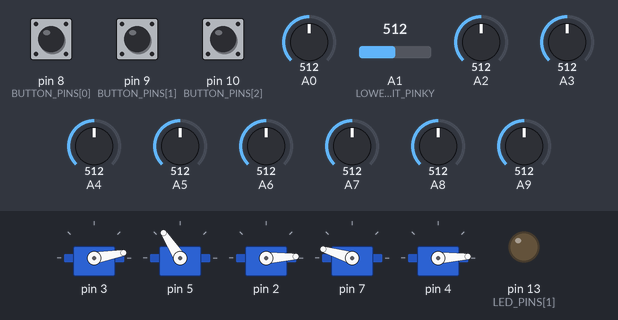
A sketch run on a simulated Teensy 4. Parts: 5 × servo, output pins drawn as LEDs (lit = HIGH). The inputs (shaded band) are chosen by the test bench; at power-on: pin 10 (BUTTON_PINS[2]) LOW, pin 8 (BUTTON_PINS[0]) LOW, pin 9 (BUTTON_PINS[1]) LOW, A0 = 512, A1 (LOWER_LIMIT_PINKY) = 512, A2 = 512, A3 = 512, A4 = 512, A5 = 512, A6 = 512, A7 = 512, A8 = 512, A9 = 512 (analog values on the 0–1023 scale). What the sketch prints to the serial monitor is not drawn.

Above: at 16.3 s.
16.4 s: pin 10 (BUTTON_PINS[2]) pulled HIGH for 1 s
At 18.6 s:
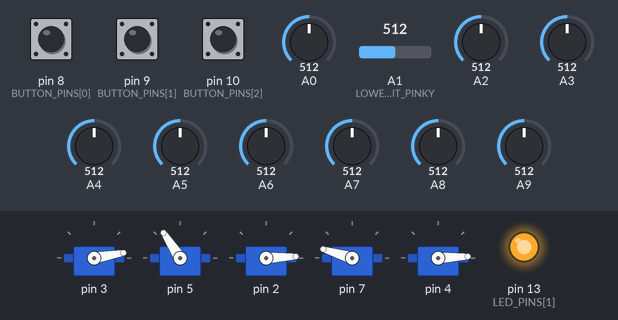
18.9 s: pin 10 (BUTTON_PINS[2]) pulled HIGH for 0.15 s
At 20.4 s:
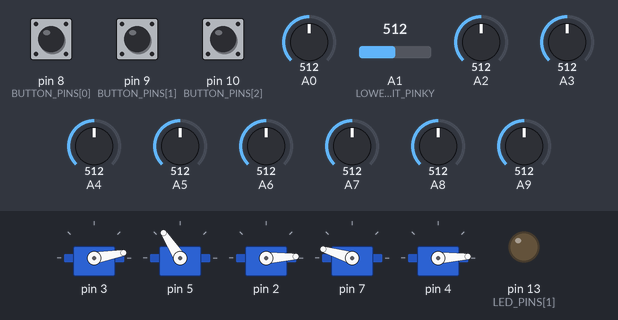
Timing chart, 0 to 21.9 s (numbered marks = the images above; inputs shaded):
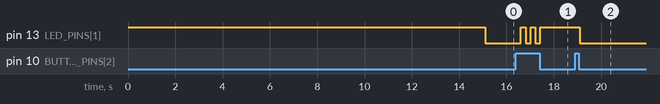

Measured:
- after the input at 16.4 s, pin 13 (LED_PINS[1]): alternates HIGH for 0.21 s and LOW for 0.21 s, 5 changes in all, then stays HIGH, starting after 0.20 s
- after the input at 18.9 s, pin 13 (LED_PINS[1]): HIGH → LOW after 0.20 s

The sketch:

lab4.ino
```cpp
//lab4.ino
#include <Arduino.h>
#include "../src/finger.h"
// Teensy 4.0 is the microcontroller

#define VCC           3.3   // 3.3V Logic
#define ADC_BITS      12
#define NUM_BUTTONS   3
#define NUM_LEDS      2

// Servo Calibration
#define SERVO_DEFAULT 90    // in degrees
#define NUM_FINGERS   5
#define MAX_CURRENT_PER_SERVO   2500  // 2.5 A to mA
#define MAX_CURRENT_TOTAL       12000 // 12 A to mA
#define INCREMENT     2

#define UPPER_LIMIT   190
#define LOWER_LIMIT   5

#define UPPER_LIMIT_PINKY 250
#define LOWER_LIMIT_PINKY 15
#define UPPER_LIMIT_RING 190
#define LOWER_LIMIT_RING 5
#define UPPER_LIMIT_MIDDLE 190
#define LOWER_LIMIT_MIDDLE 5
#define UPPER_LIMIT_THUMB 250
#define LOWER_LIMIT_THUMB 5
#define UPPER_LIMIT_INDEX 250
#define LOWER_LIMIT_INDEX 5

// reusable finger variables
float fsr_voltage;  // fsr voltage value
float current;      // current sensor value
int counter;

// pin numbers
int BUTTON_PINS [NUM_BUTTONS] = {8,9,10}; // max, min, start
int LED_PINS [NUM_LEDS] = {12,13};

// angle, pulse
int SERVO_MIN [2] = {0, 500};
int SERVO_MAX [2] = {270, 2500};

#define PINKY 0
#define RING 1
#define MIDDLE 2
#define INDEX 3
#define THUMB 4

// Add these constants at the top with other defines
#define MOTION_STEPS 50    // Number of steps for smooth motion
#define STEP_DELAY 20     // Delay between steps in milliseconds

// System state variables
enum SystemMode {
  ACTIVE_ASSIST,
  RELAX,
  FAULT
};

SystemMode currentMode = ACTIVE_ASSIST;
float holdCurrent = 1.5;  // Initial hold current in Amperes
float neutralFSR[NUM_FINGERS];  // Neutral FSR values for each finger
unsigned long lastFaultTime = 0;
const unsigned long FAULT_TIMEOUT = 150;  // ms

// Control parameters
const float K_FSR = 2000.0;  // deg/s/V
const float K_I = 100.0;    // deg/s/A
const float FSR_DEADBAND = 0.2;  // V, FSR above this value is considered user intention to open/extend finger


// finger list
Finger FINGERS[NUM_FINGERS] = {
  // servoPin, fsrPin, currentPin, VCC, num ADC bits,
  // servo min angle, servo max angle, servo min pulse, servo max pulse, invert
  Finger(3, 14, 17, VCC, ADC_BITS, SERVO_MIN[0], SERVO_MAX[0],
    SERVO_MIN[1], SERVO_MAX[1], LOWER_LIMIT_PINKY, UPPER_LIMIT_PINKY, false), // pinky
  Finger(5, 16, 21, VCC, ADC_BITS, SERVO_MIN[0], SERVO_MAX[0],
    SERVO_MIN[1], SERVO_MAX[1], LOWER_LIMIT_RING, UPPER_LIMIT_RING, true), // ring
  Finger(2, 18, 15, VCC, ADC_BITS, SERVO_MIN[0], SERVO_MAX[0],
    SERVO_MIN[1], SERVO_MAX[1], LOWER_LIMIT_MIDDLE, UPPER_LIMIT_MIDDLE, false), // middle
  Finger(7, 20, 23, VCC, ADC_BITS, SERVO_MIN[0], SERVO_MAX[0],
    SERVO_MIN[1], SERVO_MAX[1], LOWER_LIMIT_INDEX, UPPER_LIMIT_INDEX, true), // index
  Finger(4, 22, 19, VCC, ADC_BITS, SERVO_MIN[0], SERVO_MAX[0],
    SERVO_MIN[1], SERVO_MAX[1], LOWER_LIMIT_THUMB, UPPER_LIMIT_THUMB, false)  // thumb
};

void calibrateNeutralFSR() {
  Serial.println("Calibrating neutral FSR values...");
  for (int i = 0; i < NUM_FINGERS; i++) {
    float sum = 0;
    for (int j = 0; j < 200; j++) {  // 2 seconds at 100Hz
      sum += FINGERS[i].getFSRVoltage();
      delay(10);
    }
    neutralFSR[i] = sum / 200;
    Serial.print("Finger ");
    Serial.print(i);
    Serial.print(" neutral FSR: ");
    Serial.println(neutralFSR[i]);
  }
}

void updateSystemMode() {
  // Check for relax button press
  if (digitalRead(BUTTON_PINS[2])) {  // RELAX button
    if (currentMode == ACTIVE_ASSIST) {
      currentMode = RELAX;
    } else {
      currentMode = ACTIVE_ASSIST;
    }
    delay(200);  // Debounce
  }

  // Update LED based on mode
  digitalWrite(LED_PINS[1], (currentMode != ACTIVE_ASSIST));
}

void updateHoldCurrent() {
  if (digitalRead(BUTTON_PINS[0])) {  // GRIP -
    holdCurrent = max(0.3, holdCurrent - 0.1);
    delay(200);  // Debounce
  }
  if (digitalRead(BUTTON_PINS[1])) {  // GRIP +
    holdCurrent = min(1.5, holdCurrent + 0.1);
    delay(200);  // Debounce
  }
}

float velocity[NUM_FINGERS] = {0};

void controlFinger(int fingerIndex) {
  if (currentMode == FAULT) {
    FINGERS[fingerIndex].release();
    return;
  }
  if (currentMode == RELAX) {
    FINGERS[fingerIndex].setAngle(FINGERS[fingerIndex].lowerLimit);
    return;
  }

  // Get sensor readings
  float fsrVoltage = FINGERS[fingerIndex].getFSRVoltage();
  float current = FINGERS[fingerIndex].getCurrentValue();
  float currentAngle = FINGERS[fingerIndex].getAngle();

  // Check for overcurrent fault
  if (current > MAX_CURRENT_PER_SERVO) {
    if (millis() - lastFaultTime > FAULT_TIMEOUT) {
      currentMode = FAULT;
      return;
    }
  } else {
    lastFaultTime = millis();
  }

  // Calculate FSR-based velocity
  float deltaFSR = fsrVoltage - neutralFSR[fingerIndex];

  // User intention to open/extend finger (is fighting the servo tendon pull)
  if (deltaFSR > FSR_DEADBAND) {
    velocity[fingerIndex] = -K_FSR * (deltaFSR - FSR_DEADBAND); // negative velocity to extend finger
  }
  // User intention to flex finger (is not fighting the servo tendon pull)
  else if (deltaFSR < FSR_DEADBAND) {
    velocity[fingerIndex] = K_FSR * (FSR_DEADBAND - fsrVoltage); // positive velocity to flex finger
  }

  // Current-based override
  if (current > holdCurrent) {
    velocity[fingerIndex] = -K_I * (current - holdCurrent);
  }

  // Update position
  float newAngle = currentAngle + (velocity[fingerIndex] * 0.01);  // 10ms period
  FINGERS[fingerIndex].setAngle(newAngle);
}

/* ------------------------------------------------------------------------
 * Pretty printer for the THOR-glove debug table
 * --------------------------------------------------------------------- */
constexpr uint8_t CELL_W = 10;           // characters between the “|” pipes

/* helper: print one cell and right-pad it to CELL_W */
void printCell(const char *txt)
{
  Serial.print("| ");
  size_t len = strlen(txt);
  Serial.print(txt);
  /* pad on the right so that “| txt…… ” is CELL_W long           */
  for (size_t i = len + 1; i < CELL_W; ++i) Serial.print(' ');
}

/* helper: print the +----------+ separator row */
void printRow(char fill)
{
  for (uint8_t c = 0; c <= NUM_FINGERS; ++c) {   // 5 fingers + “Value” col
    Serial.print('+');
    for (uint8_t i = 0; i < CELL_W; ++i) Serial.print(fill);
  }
  Serial.println('+');
}

/* ------------------------------ call this inside loop() -------------- */
void printDebug()
{
  /* clear terminal & move cursor to top-left */
  Serial.print("\x1B[2J");   // ESC[2J  → clear entire screen
  Serial.print("\x1B[H");    // ESC[H   → cursor to home (row 1, col 1)

  /* header ------------------------------------------------------------ */
  Serial.println(F("\n=== THOR Glove Status ==="));
  Serial.print  (F("Mode: "));
  switch (currentMode) {
    case ACTIVE_ASSIST: Serial.print(F("ACTIVE")); break;
    case RELAX:         Serial.print(F("RELAX"));  break;
    case FAULT:         Serial.print(F("FAULT"));  break;
  }
  Serial.print  (F(" | Hold Current: "));
  Serial.print  (holdCurrent, 2);
  Serial.println(F(" A"));

  /* top border + title row ------------------------------------------- */
  printRow('-');
  printCell("Value");   printCell("Pinky"); printCell("Ring");
  printCell("Middle");  printCell("Index"); printCell("Thumb");
  Serial.println('|');
  printRow('-');

  /* FSR row ----------------------------------------------------------- */
  char buf[12];
  float totalFSR = 0;
  printCell("FSR[V]");
  for (int i = 0; i < NUM_FINGERS; ++i) {
    totalFSR += FINGERS[i].getFSRVoltage();
    snprintf(buf, sizeof(buf), "%6.3fV", FINGERS[i].getFSRVoltage());
    printCell(buf);
  }
  Serial.println('|');

  /* Current row ------------------------------------------------------- */
  float totalCur = 0;
  printCell("Curr[A]");
  for (int i = 0; i < NUM_FINGERS; ++i) {
    totalCur += FINGERS[i].getCurrentValue();
    snprintf(buf, sizeof(buf), "%6.2fA", FINGERS[i].getCurrentValue());
    printCell(buf);
  }
  Serial.println('|');

  /* Angle row --------------------------------------------------------- */
  float totalAng = 0;
  printCell("Angle°");
  for (int i = 0; i < NUM_FINGERS; ++i) {
    totalAng += FINGERS[i].getAngle();
    snprintf(buf, sizeof(buf), "%6.1fd", FINGERS[i].getAngle());
    printCell(buf);
  }
  Serial.println('|');

  /* velocity row --------------------------------------------------------- */
  printCell("Velocity");
  for (int i = 0; i < NUM_FINGERS; ++i) {
    snprintf(buf, sizeof(buf), "%6.1fd", velocity[i]);
    printCell(buf);
  }
  Serial.println('|');

  /* totals row -------------------------------------------------------- */
  printRow('=');
  printCell("Total");
  snprintf(buf, sizeof(buf), "%6.3fV", totalFSR);  printCell(buf);
  snprintf(buf, sizeof(buf), "%6.2fA", totalCur);  printCell(buf);
  snprintf(buf, sizeof(buf), "%6.1fd", totalAng);  printCell(buf);
  /* two blank cells so table width stays constant */
  printCell(""); printCell("");
  Serial.println('|');
  printRow('-');
}


/* ------------------------------------------------------------------------
 * Main
 * --------------------------------------------------------------------- */

void setup() {
  Serial.begin(9600);
  analogReadResolution(12);  // 12-bit ADC
  counter = 0;

  // setup button pins
  for (int i = 8; i <= 10; i++) { pinMode(i,INPUT_PULLDOWN); }

  // Initialize each finger
  for (int i = 0; i < NUM_FINGERS; i++) {
    FINGERS[i].begin();
  }

  // set LED status
  pinMode(LED_PINS[1], OUTPUT);
  digitalWrite(LED_PINS[1], HIGH);

  delay(5000);

  //  FINGERS[RING].setAngle(250);

  // Calibrate neutral FSR values
  calibrateNeutralFSR();

  // Initial system state
  currentMode = ACTIVE_ASSIST;
}

void loop() {
  static unsigned long lastControlTime = 0;
  unsigned long currentTime = millis();

  // Maintain 100Hz control loop
  if (currentTime - lastControlTime >= 10) {  // 10ms = 100Hz
    lastControlTime = currentTime;

    // Update system mode and hold current
    updateSystemMode();
    updateHoldCurrent();

    // Control each finger
    for (int i = 0; i < NUM_FINGERS; i++) {
      controlFinger(i);
    }

    // Check for overcurrent fault
    float totalCurrent = 0;
    for (int i = 0; i < NUM_FINGERS; i++) {
      totalCurrent += FINGERS[i].getCurrentValue();
    }
    if (totalCurrent > MAX_CURRENT_TOTAL) {
      Serial.println("Overcurrent fault detected (total current: " + String(totalCurrent) + " mA)");
      currentMode = FAULT;
    }

    printDebug();  // Debugs the device status
  }
}
```

finger.cpp
```cpp
#include "finger.h"

Finger::Finger(int _servoPin, int _fsrPin,
               int _currentPin,
               float _vcc, int _adcResolution,
               float _minAngle, float _maxAngle,
               int _minPulse, int _maxPulse,
               float _lowerLimit, float _upperLimit,
               bool _invert) {

    // Assign pins
    servoPin = _servoPin;
    fsrPin = _fsrPin;
    currentPin = _currentPin;

    // Set parameters
    vcc = _vcc;
    adcResolution = _adcResolution;
    minAngle = _minAngle;
    maxAngle = _maxAngle;
    minPulse = _minPulse;
    maxPulse = _maxPulse;
    invert = _invert;
    upperLimit = _upperLimit;
    lowerLimit = _lowerLimit;

    // Initialize readings
    fsrVoltage = 0;
    currentValue = 0;
    userAngle = lowerLimit;           // Initialize to relaxed position (15°)
    servoAngle = invert ? (upperLimit - lowerLimit) : lowerLimit;  // Map to raw servo angle
}

void Finger::begin() {
    // Attach servo to pin
    servo.attach(servoPin, minPulse, maxPulse);

    // Set initial position in user space
    setAngle(lowerLimit);
}

float Finger::readVoltage(int pin) {
    int maxAdcValue = (1 << adcResolution) - 1; // 4095 for 12-bit ADC
    int reading = analogRead(pin);
    return (reading / (float)maxAdcValue) * vcc;
}

int Finger::angleToMicroseconds(int angle) {
    return map(angle, minAngle, maxAngle, minPulse, maxPulse);
}

//FSR is a 1 ~ 100 Newton Force - Alpha MF01A-N-221-A05
float Finger::getFSRVoltage() { return fsrVoltage = readVoltage(fsrPin); }

float Finger::getCurrentValue() {
    // Using formula from schematic:
    // A=20, R_sns = 50mOhms, VCC=3.3v
    return currentValue = readVoltage(currentPin) / (20 * 0.05); // I = V/R = (voltage)/(20 * 50mOhms)
}

float Finger::getCurrentVoltage() {
    return readVoltage(currentPin);
}

// current logic doesnt use this function
float Finger::calcAngle() {
    // Map voltage (0-3V) to servo angle (0° to upper limit)
    return (fsrVoltage / 2.75) * maxAngle;
}

void Finger::setAngle(float angle) {
    if (!servo.attached()) {
        servo.attach(servoPin, minPulse, maxPulse);
    }

    // Clamp user request first
    angle = constrain(angle, lowerLimit, upperLimit);   // 15° to 290° (logical)

    // Map to raw servo space if this finger is physically reversed
    float raw = invert ? (upperLimit - angle) : angle;
    raw = constrain(raw, minAngle, maxAngle);           // 0° to 270° absolute

    userAngle = angle;   // Remember logical position
    servoAngle = raw;    // Remember raw servo position

    servo.writeMicroseconds(angleToMicroseconds((int)raw));
}

float Finger::getAngle() {
    return userAngle;  // Return logical position
}

// Detach from servo (used in overcurrent condition)
void Finger::release() {
    servo.detach();
}

// Sets true angle of the servo, without any reverse logic
void Finger::setTrueAngle(float raw) {
    if (!servo.attached()) {
        servo.attach(servoPin, minPulse, maxPulse);
    }

    // Constrain to valid servo range
    raw = constrain(raw, minAngle, maxAngle);

    servoAngle = raw;
    userAngle = invert ? (upperLimit - raw) : raw;   // Keep logical shadow in sync

    servo.writeMicroseconds(angleToMicroseconds((int)raw));
}

// Returns true angle that the servo has been set to, regardless of reversed value
float Finger::getTrueAngle() {
    return servoAngle;  // Return raw servo position
}
```

finger.h
```cpp
#ifndef FINGER_H
#define FINGER_H

#include <Arduino.h>
#include <Servo.h>

class Finger {
  private:
    // Pin assignments
    int servoPin;
    int fsrPin;
    int currentPin;

    // Servo parameters
    Servo servo;
    float minAngle;
    float maxAngle;
    int minPulse;
    int maxPulse;
    float userAngle;    // User-space angle (15° relaxed, 290° contracted)
    float servoAngle;   // Raw servo angle sent to motor
    bool invert;

    // FSR parameters
    float fsrVoltage;
    float vcc;
    int adcResolution;

    // Current sensor parameters
    float currentValue; // in Amperes

    // Helper functions
    float readVoltage(int pin);
    int angleToMicroseconds(int angle);

  public:
    // Constructor
    Finger(int _servoPin, int _fsrPin,
          int _currentPin,
           float _vcc = 3.3, int _adcResolution = 12,
           float _minAngle = 0, float _maxAngle = 180,
           int _minPulse = 500, int _maxPulse = 2500,
           float _lowerLimit = 0, float _upperLimit = 180,
           bool _invert = false);

    // Initialization
    void begin();

    // Servo control
    float calcAngle();
    void setAngle(float angle);
    float getAngle();
    void release();  // Detach servo to release

    // Servo control (without reversed)
    void setTrueAngle(float angle);
    float getTrueAngle();

    // FSR functions
    float getFSRVoltage();

    // Current functions
    float getCurrentValue(); // in Amperes
    float getCurrentVoltage(); // Get raw voltage from current sensor

    float upperLimit;
    float lowerLimit;
};

#endif // FINGER_H
```
